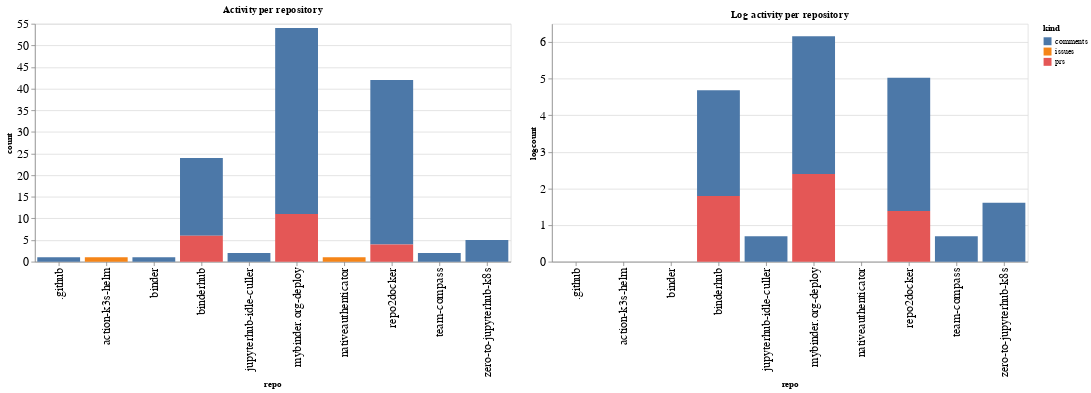

The code cell stored with this chart in its notebook:
### Code cell
ch1 = alt.Chart(repo_summaries, width=600, title="Activity per repository").mark_bar().encode(
    x='repo',
    y='count',
    color='kind',
    tooltip="kind"
)

ch2 = alt.Chart(repo_summaries, width=600, title="Log activity per repository").mark_bar().encode(
    x='repo',
    y='logcount',
    color='kind',
    tooltip="kind"
)

ch1 | ch2

### Figure 1 — Vega-Lite specification as saved in the notebook (floating-point values rounded to 4 significant figures)
{"config": {"axisLeft": {"labelFontSize": 15}, "axisBottom": {"labelFontSize": 15}}, "hconcat": [{"mark": "bar", "encoding": {"color": {"type": "nominal", "field": "kind"}, "tooltip": {"type": "nominal", "field": "kind"}, "x": {"type": "nominal", "field": "repo"}, "y": {"type": "quantitative", "field": "count"}}, "title": "Activity per repository", "width": 600}, {"mark": "bar", "encoding": {"color": {"type": "nominal", "field": "kind"}, "tooltip": {"type": "nominal", "field": "kind"}, "x": {"type": "nominal", "field": "repo"}, "y": {"type": "quantitative", "field": "logcount"}}, "title": "Log activity per repository", "width": 600}], "data": {"name": "data-84a69ae9f698e9d102aea2e3b5541857"}, "$schema": "https://vega.github.io/schema/vega-lite/v4.8.1.json", "datasets": {"data-84a69ae9f698e9d102aea2e3b5541857": [{"repo": ".github", "kind": "comments", "count": 1, "logcount": 0.0}, {"repo": "action-k3s-helm", "kind": "issues", "count": 1, "logcount": 0.0}, {"repo": "binder", "kind": "comments", "count": 1, "logcount": 0.0}, {"repo": "binderhub", "kind": "comments", "count": 18, "logcount": 2.89}, {"repo": "binderhub", "kind": "prs", "count": 6, "logcount": 1.792}, {"repo": "jupyterhub-idle-culler", "kind": "comments", "count": 2, "logcount": 0.6931}, {"repo": "mybinder.org-deploy", "kind": "comments", "count": 43, "logcount": 3.761}, {"repo": "mybinder.org-deploy", "kind": "prs", "count": 11, "logcount": 2.398}, {"repo": "nativeauthenticator", "kind": "issues", "count": 1, "logcount": 0.0}, {"repo": "repo2docker", "kind": "comments", "count": 38, "logcount": 3.638}, {"repo": "repo2docker", "kind": "prs", "count": 4, "logcount": 1.386}, {"repo": "team-compass", "kind": "comments", "count": 2, "logcount": 0.6931}, {"repo": "zero-to-jupyterhub-k8s", "kind": "comments", "count": 5, "logcount": 1.609}]}}
